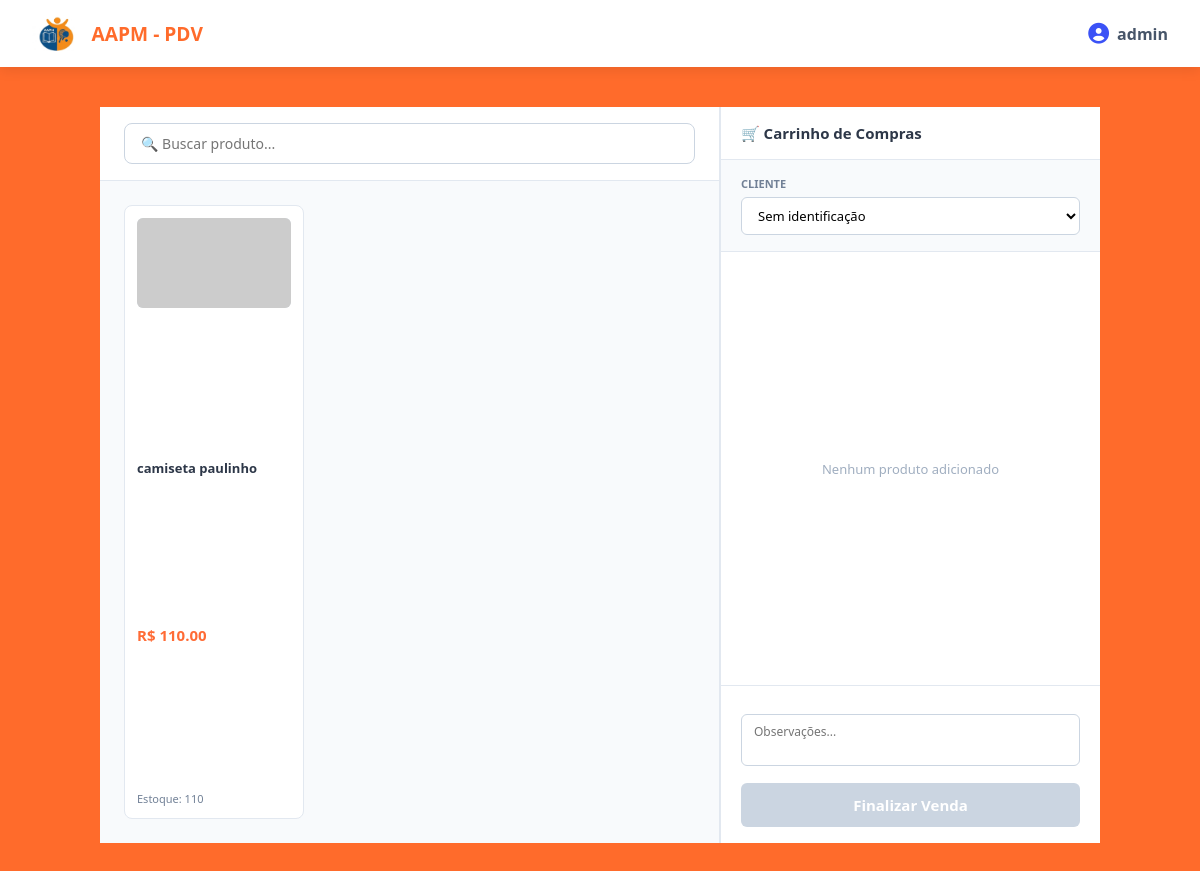
The page /pdv/ (signed in) on the database its author committed.
### app/models/produto.py (models this page shows, shortened)
class Produto(Base):
    __tablename__ = "produtos"
    id = Column(Integer, primary_key=True, autoincrement=True, index=True)
    nome = Column(String(150), nullable=False, index=True)
    preco = Column(Float, nullable=False, default=0.0)
    estoque_atual = Column(Integer, nullable=False, default=0)
    ativo = Column(Boolean, default=True)
    imagem_path = Column(String(255), nullable=True)
    categoria_id = Column(Integer, ForeignKey("categorias.id", ondelete="SET NULL"), nullable=True )
    categoria = relationship("Categoria", back_populates="produtos")

### app/controllers/pdv_controller.py (the view)
@router.get("/")
def tela_pdv(
    request: Request,
    db: Session = Depends(get_db),
    usuario = Depends(get_usuario_logado)
):
    produtos  = (
        db.query(Produto)
        .filter(Produto.ativo == True, Produto.estoque_atual > 0)
        .order_by(Produto.nome)
        .all()
    )
    clientes  = (
        db.query(Cliente)
        .filter(Cliente.ativo == True)
        .order_by(Cliente.nome)
        .all()
    )
    return templates.TemplateResponse(
        request,
        "pdv/index.html",
        {
            "request":             request,
            "usuario":             usuario,
            "produtos":            produtos,
            "clientes":            clientes,
            "desconto_associado":  DESCONTO_ASSOCIADO,
        }
    )

### app/templates/pdv/index.html (shortened to what this page needs)
{% extends "base.html" %}
{% block content %}
<div class="pdv-container">
    <section class="coluna-produtos">
        <div class="busca-container">
            <input type="text" id="busca-produto" placeholder="🔍 Buscar produto...">
        </div>
        <div class="grid-produtos" id="grid-produtos">
            {% for p in produtos %}
            <div class="card-produto {% if p.estoque_atual == 0 %}sem-estoque{% endif %}"
                 data-id="{{ p.id }}"
                 data-nome="{{ p.nome }}"
                 data-preco="{{ p.preco }}"
                 data-estoque="{{ p.estoque_atual }}"
                 onclick="adicionarItem(this)">
                <img src="{{ p.imagem_url }}" alt="{{ p.nome }}" onerror="this.src='https://via.placeholder.com/150?text=Sem+Foto'">
                <div class="card-nome">{{ p.nome }}</div>
                <div class="card-preco">R$ {{ "%.2f"|format(p.preco) }}</div>
                <div class="card-estoque">Estoque: {{ p.estoque_atual }}</div>
            </div>
            {% endfor %}
        </div>
    </section>
    <aside class="coluna-carrinho">
        <div class="carrinho-titulo">🛒 Carrinho de Compras</div>
        <div class="cliente-container">
            <label>Cliente</label>
            <select id="select-cliente" onchange="alterarCliente(this)">
                <option value="0" data-associado="false">Sem identificação</option>
            </select>
        </div>
        <div class="carrinho-corpo">
            <div class="carrinho-vazio" id="msg-vazio">
                Nenhum produto adicionado
            </div>
        </div>
        <div class="carrinho-rodape">
            <textarea class="obs-texto" id="obs-input" rows="2" placeholder="Observações..."></textarea>
            <form id="form-venda" action="/pdv/finalizar" method="post">
                <button type="button" class="btn-finalizar" id="btn-finalizar" disabled onclick="submeterVenda()">
                    Finalizar Venda
                </button>
            </form>
        </div>
    </aside>
</div>
{% endblock %}

### app/static/CSS/style.css (style rules this page uses)
* { margin: 0; padding: 0; box-sizing: border-box; font-family: 'Segoe UI', Tahoma, Geneva, Verdana, sans-serif; }
body { background-color: #ff6b2b; color: #1e293b; min-height: 100vh; display: flex; flex-direction: column; }

### app/templates/pdv/index.html (style rules this page uses)
.pdv-container { display: grid; grid-template-columns: 1fr 380px; height: calc(100vh - 64px); width: 100%; overflow: hidden; background-color: #F8FAFC; }
.coluna-produtos { display: flex; flex-direction: column; border-right: 1px solid #E2E8F0; background-color: #F8FAFC; overflow: hidden; }
.busca-container { padding: 16px 24px; background-color: #ffffff; border-bottom: 1px solid #E2E8F0; }
.busca-container input { width: 100%; padding: 10px 16px; border: 1px solid #CBD5E1; border-radius: 8px; font-size: 14px; outline: none; }
.grid-produtos { display: grid; grid-template-columns: repeat(auto-fill, minmax(160px, 1fr)); gap: 16px; padding: 24px; overflow-y: auto; flex: 1; }
.card-produto { background-color: #ffffff; border: 1px solid #E2E8F0; border-radius: 8px; padding: 12px; cursor: pointer; display: flex; flex-direction: column; justify-content: space-between; transition: transform 0.15s, border-color 0.15s; }
.card-produto img { width: 100%; height: 90px; object-fit: cover; border-radius: 6px; margin-bottom: 10px; background-color: #E2E8F0; }
.card-nome { font-size: 13px; font-weight: 600; margin-bottom: 6px; line-height: 1.3; color: #2D3748; }
.card-preco { font-size: 15px; font-weight: 700; color: #FF6B35; }
.card-estoque { font-size: 11px; color: #718096; margin-top: 4px; }
.coluna-carrinho { background-color: #ffffff; display: flex; flex-direction: column; overflow: hidden; border-left: 1px solid #E2E8F0; }
.carrinho-titulo { padding: 16px 20px; font-size: 15px; font-weight: 700; border-bottom: 1px solid #E2E8F0; background-color: #ffffff; color: #2D3748; }
.cliente-container { padding: 16px 20px; border-bottom: 1px solid #E2E8F0; background-color: #F8FAFC; }
.cliente-container label { display: block; font-size: 11px; font-weight: 700; color: #718096; text-transform: uppercase; margin-bottom: 6px; }
.cliente-container select { width: 100%; padding: 8px 12px; border: 1px solid #CBD5E1; border-radius: 6px; font-size: 13px; background-color: #ffffff; outline: none; }
.carrinho-corpo { flex: 1; overflow-y: auto; position: relative; }
.carrinho-vazio { display: flex; align-items: center; justify-content: center; height: 100%; color: #A0AEC0; font-size: 13px; }
.carrinho-rodape { padding: 16px 20px; border-top: 1px solid #E2E8F0; background-color: #ffffff; }
.obs-texto { width: 100%; margin: 12px 0; padding: 8px 12px; border: 1px solid #CBD5E1; border-radius: 6px; font-size: 12px; resize: none; outline: none; }
.btn-finalizar { width: 100%; padding: 12px; background-color: #CBD5E1; color: #ffffff; border: none; border-radius: 6px; font-size: 15px; font-weight: 700; cursor: not-allowed; }

### rows shown on the page
Produto: nome "camiseta paulinho", preco "110.00", estoque_atual "110"

### other values the page prints
{{ usuario.nome if usuario else 'Usuário' }} "admin"
